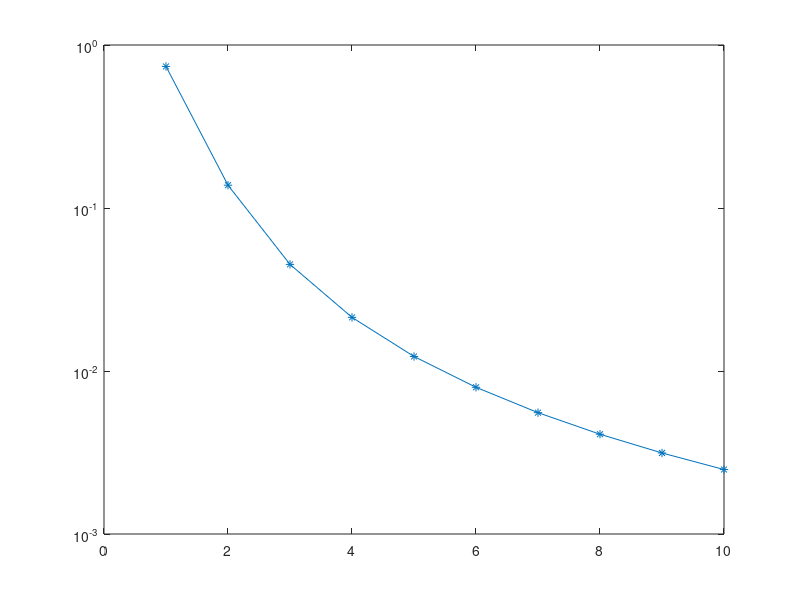
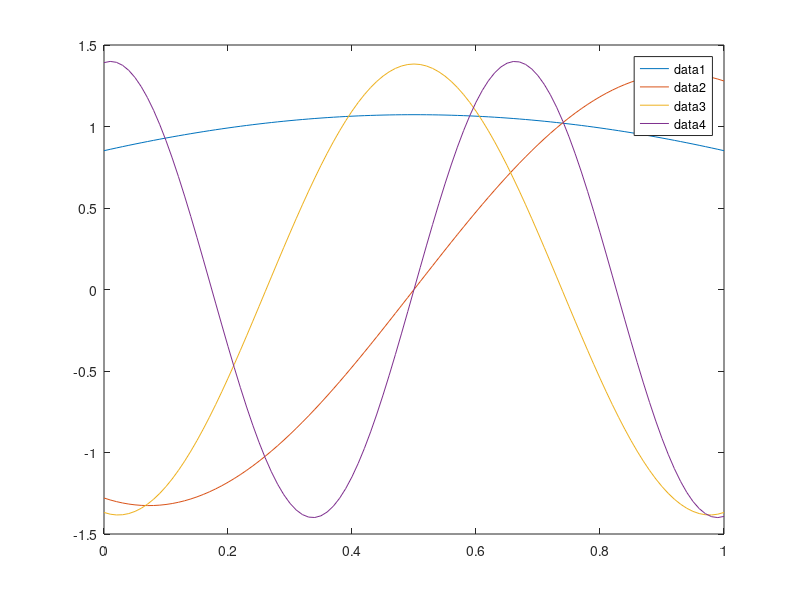
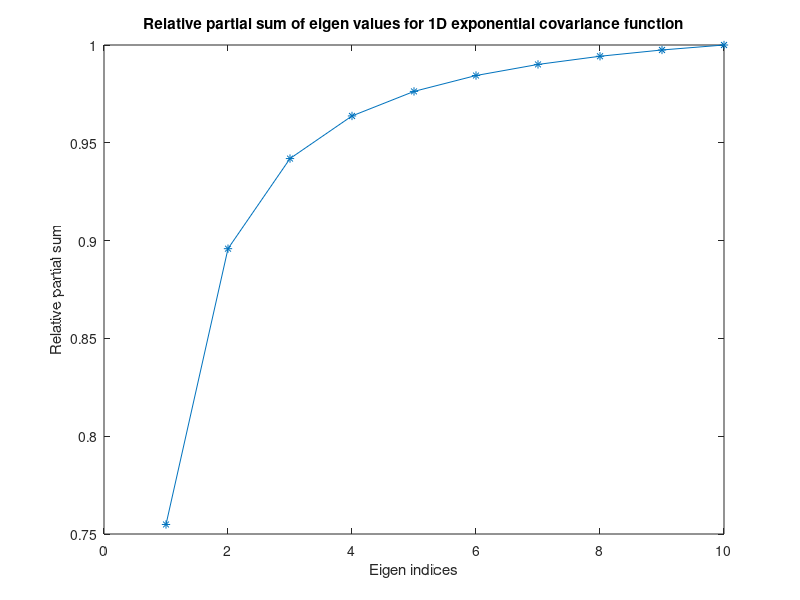

Here is the MATLAB script that generated these plots, in order:

%%% Program to find out the eigen values and eigen functions for
%%% exponential covaraince kernel

%.....Sudhi Sharma P V ...........


% Trying to plot the function to find the approximate roots

% % % clear all
% % % w = 0.01:.0001:0.5;
% % % b = 114;
% % % a = b/2;
% % % val = zeros(1,length(w));
% % % 
% % % 
% % % for i = 1:length(w)
% % %   
% % %     %%%% ODD
% % % %       val(i) = (1/b - w(i)*tan(w(i)*a));
% % %     
% % %     %%% EVEN
% % %      val(i) = (w(i) + (1/b) * tan(w(i)*a));
% % %    
% % %    
% % % %%% Transcedental equation example
% % % %    val(i) = (w(i) * tan(w(i)) - 1);
% % % 
% % %       
% % % end
% % % 
% % % figure(5)
% % % plot(w,zeros(1,length(w)),'-')
% % % hold on
% % % plot(w,val,'b')
% % % ylim([-5,5])
% % % line(w,0)

% Roots from the graphical method for 0-1
%..............................%
% Odd       Even
% .......................
% 1.3065    3.6733
% 6.5846    9.6318
% 12.7234   15.8345
% 18.9550   22.0819
% 25.2120   28.3455
 
%...............................%

% Using fzero to find correct roots

clear all
% Correlation length
b = 1;
a = b/2; % Half the domain length 
mult = 1;

x = 0:0.01:2*a;


n = 5000;
wroot = zeros(1,n);
init = 0.5;
j_o = 1;
check_omega = 0;
sigma_g = 1;
step = 0;

% Odd terms - Equations are swapped in Roger Ghanem Book
for i= 1:n
    
fun =@(w)(1/b - w*tan(w*a));

[wroot(i) fval(i) flag] = fzero(fun,init);

 
        if(flag ~=1)
            init = init +0.1;
            continue
        end

       if(any(abs(check_omega - wroot(i))>0.01,1))
        
           omega_o(j_o) = wroot(i);
           check_omega(j_o) = omega_o(j_o);
           lambda_o(j_o) = sigma_g^2 * 2*b/(1+b^2*omega_o(j_o)^2);
           init = omega_o(j_o);
           
           if(j_o>1)
                  step = omega_o(j_o) - omega_o(j_o-1);
           else
                 step = 2*pi*mult;
%                   step = 0.01;
                  
           end
       
           j_o = j_o+1;
           init = init +step;
           
           if(j_o == 10)
               break
           end
        
       end
       
    
end

lambda_o
omega_o


% Even Terms
init = 0.1;
check_omega = 0;
j_e = 1;
step =0.1;
ne= 50000;


for i= 1:ne
    
fun_e =@(w)(w + (1/b)*tan(w*a));


[wroot_e(i) fval_e(i) flag_e] = fzero(fun_e,init);
 
        
% Condition added since froot gives a flag of 1 even after giving singular
% root value
if(wroot_e(i)>1)
    
    if(flag_e ~=1)
            init = init +0.1;
            continue
    end
        
         if(any(abs(check_omega - wroot_e(i))>0.01,1))
             omega_e(j_e) = wroot_e(i);
             check_omega(j_e) = omega_e(j_e);
             lambda_e(j_e) = sigma_g^2 * 2*b/(1+b^2*omega_e(j_e)^2);
             init = omega_e(j_e);
             %step = 2*pi*mult;
             step = 2*pi*mult;
             j_e = j_e+1;
             
             if(j_e == 10)
               break
             end
             
             init = init + step;
         else
            init = init +0.1; 
         end
         
else
    init = init +0.1;
end

    
end

lambda_e  
omega_e

% Ordered Omega and Lambda according to odd and even 
n = 10;
n_e = 1;
n_o = 1;
del_odd = 0;
del_eve = 0;

for i= 1:n
       
   if(mod(i,2) ~=0)
       lambda(i) = lambda_o(n_o);
       omega(i) = omega_o(n_o);
       n_o = n_o + 1;
   
   else
       lambda(i) = lambda_e(n_e);
       omega(i) = omega_e(n_e);
       n_e = n_e + 1;

   end
       
end
    
 lambda  = sort(unique(lambda),'descend')
 omega   = sort(unique(omega))


figure(3)
plot(1:length(lambda),lambda,'-*')
ax = gca;
set(gca, 'YScale', 'log','ytick', [0.0001 0.001 0.01 0.1 1]);


%%%% Relative Partial sum of eigen values%%%%
sum = sum(lambda);
relsum = 0;
RelEnergy= zeros(1,length(lambda));

for i = 1:length(lambda)   

relsum = relsum +lambda(i);

RelEnergy(i) = relsum/sum;

end

figure(5)
plot(1:length(lambda),RelEnergy,'-*')
title('Relative partial sum of eigen values for 1D exponential covariance function')
xlabel('Eigen indices')
ylabel('Relative partial sum')



% Finding the eigen functions
eigfun = zeros(length(omega),length(x));

for i = 1:length(omega)
   
    if(mod(i,2)~=0)
        den_odd = sqrt(a + sin(2*omega(i)*a)/(2*omega(i)));
        eigfun(i,:) = cos(omega(i).*(x-a))/den_odd;
    else 
        den_even = sqrt(a - sin(2*omega(i)*a)/(2*omega(i)));
        eigfun(i,:) = sin(omega(i).*(x-a))/den_even;
    end
    
    eigfun(i,:) = eigfun(i,:);
%     .* sqrt(lambda(i));
  g_x(i,:) = sqrt(lambda(i))*eigfun(i,:);
    
end

% % file = 'eigfun.dat';
% % save(file,'g_x','-ascii')

y=x;
figure(4)
plot(y,eigfun(1:4,:))
legend


%%% Checking eigen functions 

% integral_L = exp(sigma_g * -1 * mod(x1(i)-x2(i))/b) * eigfun()


% % % % % lambda_01 = [1.1648    0.1481    0.0461    0.0216    0.0124    0.0080    0.0056    0.0041    0.0031    0.0025];
% % % % % lambda_1 = [0.7388    0.1380    0.0451    0.0213    0.0123    0.0079    0.0056    0.0041    0.0031    0.0025];
% % % % % lambda_3 = [0.1868    0.0889    0.0382    0.0197    0.0117    0.0077    0.0054    0.0040    0.0031    0.0025];
% % % % % lambda_5 =  [0.0749    0.0520    0.0293    0.0170    0.0107    0.0073    0.0052    0.0039    0.0030    0.0024];
% % % % % lambda_7 = [0.0394    0.0320    0.0217    0.0141    0.0095    0.0067    0.0049    0.0037    0.0029    0.0023];
% % % % % lambda_10 = [0.0197    0.0176    0.0140    0.0104    0.0076    0.0057    0.0044    0.0034    0.0027    0.0022];
% % % % % 
% % % % % figure(5)
% % % % % plot(1:length(lambda_01),lambda_01,'-*')
% % % % % hold on
% % % % % plot(1:length(lambda_1),lambda_1,'-*')
% % % % % plot(1:length(lambda_3),lambda_3,'-*')
% % % % % plot(1:length(lambda_5),lambda_5,'-*')
% % % % % plot(1:length(lambda_7),lambda_7,'-*')
% % % % % plot(1:length(lambda_10),lambda_10,'-*')






